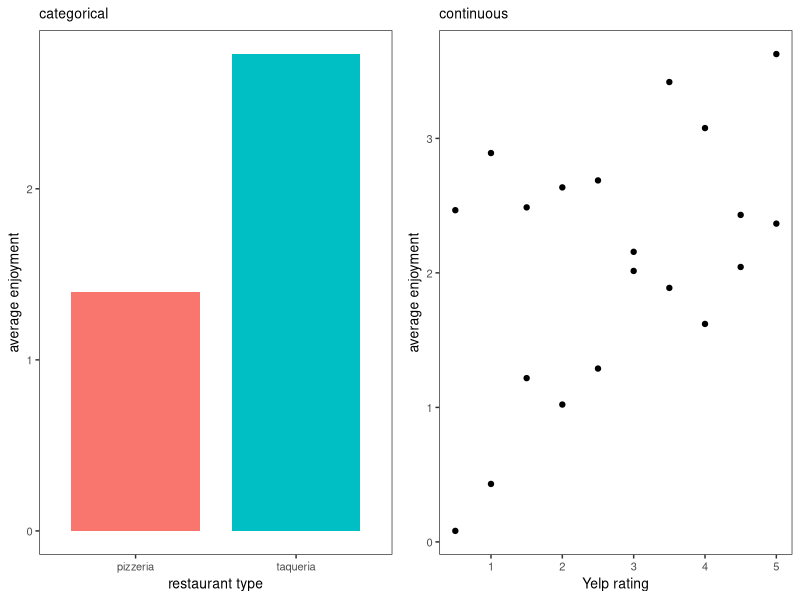

Source code (R):
## ---- chunk 1

library(knitr)
library(psych)
library(dplyr)
library(ggplot2)
library(broom)
library(kableExtra)
library(gridExtra)

knitr::opts_chunk$set(echo = T, warning = F, message = F)
theme_set(theme_bw() + theme(panel.grid = element_blank(), text = element_text(size = 10)))

## ---- chunk 2

set.seed(123)

# fake data frame
food_df <- data.frame(type = rep(c('pizzeria','taqueria'), each = 10),
                      type_num = rep(c(0.5, 1), each = 10),
                      rating = rep(seq(0.5, 5, by = 0.5), 2))
food_df$enjoyment <- food_df$type_num * food_df$rating + rnorm(nrow(food_df), mean = 0, sd = 0.3)
food_df$enjoyment[food_df$type_num == 1] <- 3 + rnorm(10, mean = 0, sd = 0.5)

food_df_mean <- food_df %>%
  group_by(type) %>%
  summarise(mean_enjoyment = mean(enjoyment))

# plot
p1 <- ggplot(data = food_df_mean, aes(x = type, y = mean_enjoyment, fill = type)) +
  geom_bar(stat = 'identity', width = 0.8) +
  labs(x = 'restaurant type', y = 'average enjoyment', subtitle = 'categorical') +
  theme(legend.position = 'none')
p2 <- ggplot(data = food_df, aes(x = rating, y = enjoyment)) +
  geom_point() + 
  labs(x = 'Yelp rating', y = 'average enjoyment', subtitle = 'continuous')

grid.arrange(p1, p2, nrow = 1)
